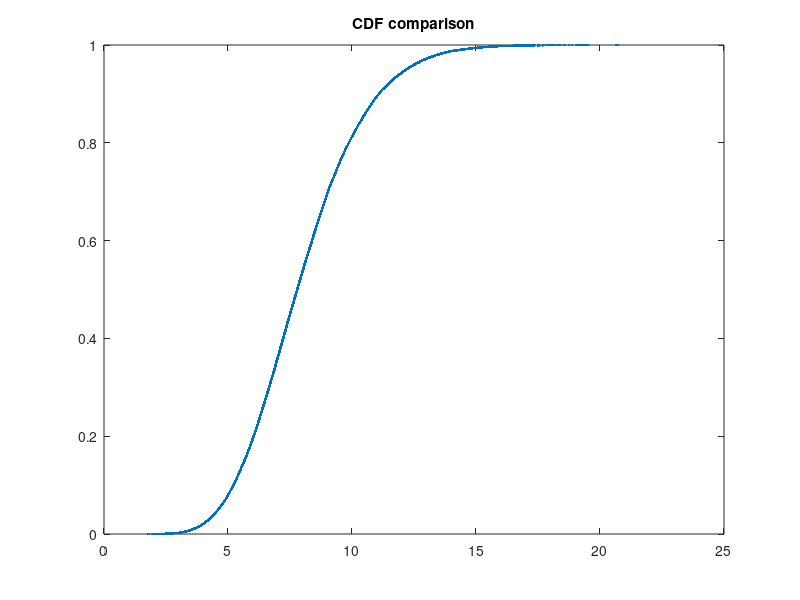

MATLAB code to generate this figure: (Note: this script raises an error after producing the figure.)
clear all;
close all;
clc;
format long;

fID = fopen("TraceA-IV.txt", 'r');
Tr = fscanf(fID, "%f\n",[1 Inf]);
Tr = Tr';

Dim = size(Tr, 1);
FirstMoment = mean(Tr)
SecondMoment = sum(Tr.^2)/Dim
ThirdMoment = sum(Tr.^3)/Dim
cv = std(Tr)/FirstMoment;
X_axes = (0:(floor(max(Tr))+1)*10)/10;
plot(sort(Tr), (1:Dim)/Dim, ".", 'DisplayName', 'Empirical');
title("CDF comparison");
hold on;


% Uniform
a = FirstMoment - sqrt(12*(SecondMoment - FirstMoment^2))/2;
b = FirstMoment + sqrt(12*(SecondMoment - FirstMoment^2))/2;
plot(X_axes, Unif_cdf(X_axes, [a,b]), "Red", 'DisplayName', 'Uniform');

% Exponential
lambdaExp = 1/FirstMoment;
plot(X_axes, Exp_cdf(X_axes, lambdaExp), "Green", 'DisplayName', 'Exponential');

% Erlang, deve avere cv <= 1
% cv = 1/(k^(1/2))
k = round((FirstMoment^2)/(SecondMoment-FirstMoment^2));
lambdaErl = k/FirstMoment;
plot(X_axes, Erlang_cdf(X_axes, [lambdaErl,k]), "Black", 'DisplayName', 'Erlang');
%plot(X_axes, cdf("Gamma", X_axes, k, 1/lambdaErl), "Yellow");

global M1
global M2
M1 = FirstMoment;
M2 = SecondMoment;

% Weibull
ParametersWeibull = fsolve(@(params)Weibull_momentsEquation(params), [1, 1]);
%plot(X_axes, cdf("Weibull", X_axes, ParametersWeibull(1), ParametersWeibull(2)), "Yellow");
plot(X_axes, Weibull_cdf(X_axes, [ParametersWeibull(1), ParametersWeibull(2)]), "Cyan", 'DisplayName', 'Weibull');

% Pareto
ParametersPareto = fsolve(@(params)Pareto_momentsEquation(params), [10, 10]);
plot(X_axes, Pareto_cdf(X_axes, [ParametersPareto(1), ParametersPareto(2)]), "Magenta", 'DisplayName', 'Pareto');

% Hyper exponential, deve avere cv >= 1
ParametersHyperExp = mle(Tr, "pdf", @(x, lambda1, lambda2, prob)HyperExp_pdf(x, [lambda1, lambda2, prob]), "Start", [0.8/FirstMoment, 1.2/FirstMoment, 0.4]);
%plot(X_axes, HyperExp_cdf(X_axes, ParametersHyperExp), "Yellow", 'DisplayName', 'HyperExp');

% Hypo exponential, deve avere cv < 1
% cv = ((lambda1^2 + lambda2^2)^(1/2)) / (lambda1+lambda2)
ParametersHypoExp = mle(Tr, "pdf", @(x, lambda1, lambda2)HypoExp_pdf(x, [lambda1, lambda2]), "Start", [1/(0.3*FirstMoment), 1/(0.7*FirstMoment)]);
plot(X_axes, HypoExp_cdf(X_axes, ParametersHypoExp), 'DisplayName', 'HypoExp');

legend;


figure;
plot(sort(Tr), (1:Dim)/Dim, ".", 'DisplayName', 'Empirical', 'Color', [0 1 0]);
title("CDF comparison");
hold on;
plot(X_axes, Erlang_cdf(X_axes, [lambdaErl,k]), "-", 'DisplayName', 'Erlang', 'Color', [0 0 0]);

legend;